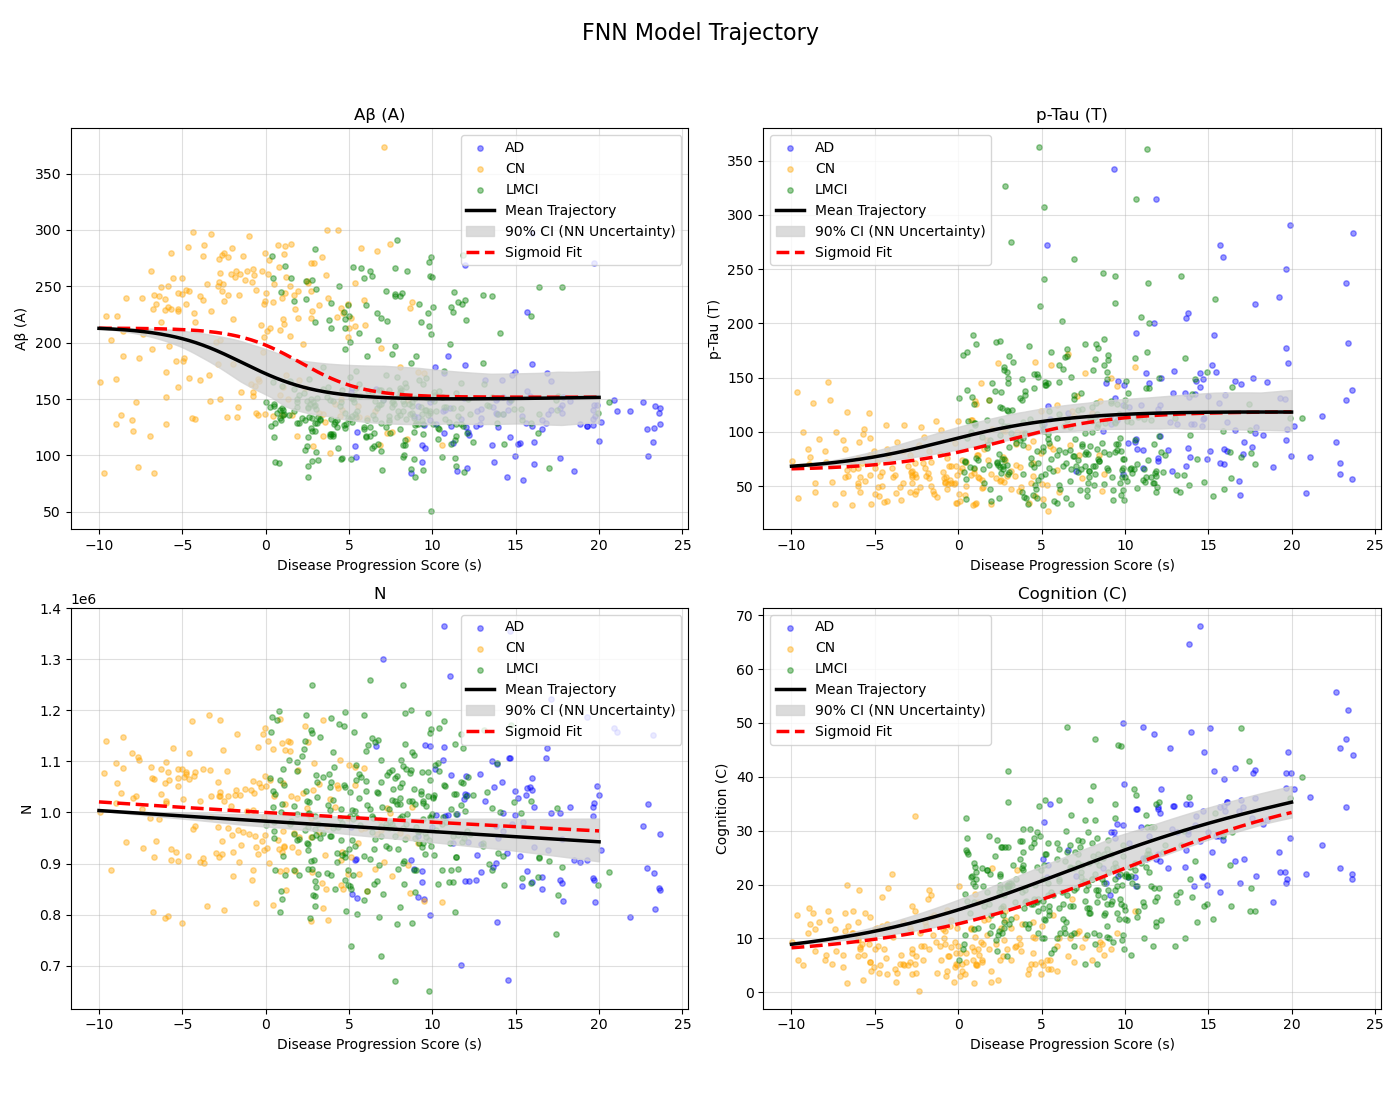

This figure's Python source:
import torch
import torch.nn as nn
import torch.optim as optim
import numpy as np
import matplotlib.pyplot as plt
from scipy.optimize import curve_fit
try:
    from torchdiffeq import odeint as torch_odeint
except ImportError:
    raise ImportError("請安裝 torchdiffeq 以運行此腳本: pip install torchdiffeq")
import pccmnn as pc # 確保 pccmnn.py 在您的工作目錄中

# --- 0. 數據加載和準備 ---
try:
    csf_dict = pc.load_data()
    stage_dict = pc.load_stage_dict()
    print(f"成功加載 {len(csf_dict)} 位患者的數據。")
except Exception as e:
    print(f"錯誤：無法加載數據，請確保 `pccmnn.py` 和相關數據文件存在。錯誤訊息: {e}")
    exit()

# 轉換數據格式以適應 PyTorch
patient_data = {}
for pid, sample in csf_dict.items():
    t = torch.from_numpy(sample[:, 0]).float()
    y = torch.from_numpy(sample[:, 1:5]).float()
    patient_data[pid] = {"t": t, "y": y, "y0": y[0].clone(), "stage": stage_dict.get(pid, 'Other')}

# --- 1. 加載DPS並準備訓練數據 ---
def load_dps_and_create_scatter(csf_dict, dps_path='dps.pth'):
    print(f"正在從 {dps_path} 加載 DPS 參數...")
    try:
        dps_params = torch.load(dps_path, weights_only=False)
    except FileNotFoundError:
        print(f"錯誤: 未找到 {dps_path}。請先運行 pretrain.py 生成此文件。")
        exit()

    all_s, all_y, all_stages = [], [], []
    for pid, sample in csf_dict.items():
        if pid in dps_params:
            stage = stage_dict.get(pid, 'Other')
            t, y = sample[:, 0], sample[:, 1:5]
            
            a = dps_params[pid]['a']
            b = dps_params[pid]['b']
            
            s = a * t + b
            all_s.append(s)
            all_y.append(y)
            all_stages.extend([stage] * len(t))
            
    print("成功使用加載的 DPS 參數生成散點數據。")
    return np.concatenate(all_s), np.concatenate(all_y), all_stages


# --- 2. Sigmoid 擬合函數 ---
def sigmoid(s, a, b, c, d):
    return a / (1.0 + np.exp(-b * (s - c))) + d

def fit_sigmoids(s_data, y_data):
    params = [curve_fit(sigmoid, s_data, y_data[:, k], maxfev=10000)[0] for k in range(4)]
    return np.array(params)

def get_sigmoid_derivatives(s_grid, params):
    y = np.zeros((len(s_grid), 4))
    dyds = np.zeros((len(s_grid), 4))
    for k in range(4):
        a, b, c, d = params[k]
        exp_term = np.exp(-b * (s_grid - c))
        y[:, k] = a / (1.0 + exp_term) + d
        dyds[:, k] = (a * b * exp_term) / ((1.0 + exp_term)**2)
    return y, dyds


# --- 3. FNN 模型定義與預訓練 ---
class FNN(nn.Module):
    def __init__(self, input_dim=4, hidden_dim=128, output_dim=4):
        super().__init__()
        self.net = nn.Sequential(
            nn.Linear(input_dim, hidden_dim),
            nn.ReLU(),
            nn.Linear(hidden_dim, hidden_dim),
            nn.ReLU(),
            nn.Linear(hidden_dim, hidden_dim),
            nn.ReLU(),
            nn.Linear(hidden_dim, output_dim),
            nn.Tanh(),
        )
        self.output_scaler = nn.Parameter(torch.tensor([0.1]), requires_grad=True)

    def forward(self, y):
        return self.net(y) * self.output_scaler


def pretrain_fnn_on_sigmoid(y_target, dyds_target, n_epochs=500, lr=1e-2):
    print("\n--- 階段一：在 Sigmoid 導數上預訓練 FNN (使用 L-BFGS) ---")
    model = FNN()
    optimizer = optim.LBFGS(model.parameters(), lr=lr, max_iter=20)
    criterion = nn.MSELoss()
    y_tensor = torch.tensor(y_target, dtype=torch.float32)
    dyds_tensor = torch.tensor(dyds_target, dtype=torch.float32)
    
    for epoch in range(n_epochs):
        def closure():
            optimizer.zero_grad()
            dyds_pred = model(y_tensor)
            loss = criterion(dyds_pred, dyds_tensor)
            loss.backward()
            return loss
        
        loss = optimizer.step(closure)
        
        if (epoch + 1) % 5 == 0:
            print(f"  Epoch [{epoch+1}/{n_epochs}], Loss: {loss.item():.8f}")
            
    model.eval()
    return model


# --- 4. 基於真實數據的 L-BFGS 微調 ---
class ODEModel(nn.Module):
    def __init__(self, fnn_model):
        super().__init__()
        self.fnn = fnn_model
    def forward(self, t, y):
        return self.fnn(y)

def calculate_loss(ode_model, patient_data, ab, pids, y0):
    all_s, all_y = [], []
    for pid in pids:
        dat = patient_data[pid]
        s_values = ab[pid]['a'] * dat['t'] + ab[pid]['b']
        all_s.append(s_values)
        all_y.append(dat['y'])
    
    s_global, y_global = torch.cat(all_s), torch.cat(all_y)
    s_sorted, sort_indices = torch.sort(s_global)
    y_sorted = y_global[sort_indices]
    
    try:
        y_pred = torch_odeint(ode_model, y0, s_sorted, method='dopri5', rtol=1e-4, atol=1e-5)
        loss = ((y_pred - y_sorted) ** 2).mean()
        return loss if torch.isfinite(loss) else torch.tensor(float('inf'))
    except Exception:
        return torch.tensor(float('inf'))

def train_fnn_on_data(initial_fnn, patient_data, y0, dps_path='dps.pth', n_epochs=10, lr=1e-6, max_iter_lbfgs=20):
    print("\n--- 在真實數據上使用 L-BFGS 訓練 FNN 和 DPS 參數 ---")
    ode_model = ODEModel(initial_fnn).train()
    
    dps_params_loaded = torch.load(dps_path, weights_only=False)
    ab = {}
    for pid, data in patient_data.items():
        if pid in dps_params_loaded:
            ab[pid] = {
                'a': nn.Parameter(torch.tensor(dps_params_loaded[pid]['a'], dtype=torch.float32)),
                'b': nn.Parameter(torch.tensor(dps_params_loaded[pid]['b'], dtype=torch.float32))
            }
    patient_pids = list(ab.keys())

    dps_params = [p for pid in patient_pids for p in ab[pid].values()]
    optimizer = optim.LBFGS(
        list(ode_model.parameters()) + dps_params,
        lr=lr, max_iter=max_iter_lbfgs, line_search_fn="strong_wolfe"
    )

    for epoch in range(n_epochs):
        def closure():
            optimizer.zero_grad()
            loss = calculate_loss(ode_model, patient_data, ab, patient_pids, y0)
            if torch.isfinite(loss):
                loss.backward()
            return loss
        
        loss = optimizer.step(closure)
        print(f"  Epoch [{epoch+1}/{n_epochs}], L-BFGS Loss: {loss.item():.8f}")

    ode_model.eval()
    return ode_model, ab

# --- 5. 繪圖與保存 ---

def plot_pretrain_results(s_pop, y_pop_orig, stages_pop, s_grid, sigmoid_params, pretrained_fnn, y0):
    print("\n正在生成預訓練結果圖...")

    # --- 準備繪圖數據 ---
    y_sigmoid_grid_norm, _ = get_sigmoid_derivatives(s_grid, sigmoid_params)
    y_sigmoid_grid_orig = pc.inv_nor(y_sigmoid_grid_norm)
    
    ode_model = ODEModel(pretrained_fnn).eval()
    with torch.no_grad():
        y_fnn_traj_norm = torch_odeint(ode_model, y0, torch.from_numpy(s_grid).float()).numpy()
    y_fnn_traj_orig = pc.inv_nor(y_fnn_traj_norm)

    # --- 繪圖 ---
    TITLES = ['Aβ (A)', 'p-Tau (T)', 'N', 'Cognition (C)']
    colors = {'CN': 'orange', 'LMCI': 'green', 'AD': 'blue', 'Other': 'grey'}
    fig, axes = plt.subplots(2, 2, figsize=(14, 11))
    axes = axes.flat
    
    for k in range(4):
        ax = axes[k]
        for stage in np.unique(stages_pop):
            mask = np.array(stages_pop) == stage
            ax.scatter(s_pop[mask], y_pop_orig[mask, k], s=15, alpha=0.4, c=colors[stage], label=f'{stage}')
        
        ax.plot(s_grid, y_sigmoid_grid_orig[:, k], 'r--', lw=2.5, label='Sigmoid Fit', zorder=3)
        ax.plot(s_grid, y_fnn_traj_orig[:, k], 'k-', lw=2.5, label='Pre-trained FNN Trajectory', zorder=4)
        
        ax.set_xlabel('Disease Progression Score (s)')
        ax.set_ylabel(TITLES[k])
        ax.legend()
        ax.grid(True, alpha=0.4)
        ax.set_title(TITLES[k])
    
    fig.suptitle('FNN Pre-training Result vs. Sigmoid Fit', fontsize=16)
    plt.tight_layout(rect=[0, 0.03, 1, 0.95])
    plt.show()


def plot_and_save(s_pop, y_pop_orig, stages_pop, s_grid, final_model, y0, sigmoid_params, model_save_path='fnn.pth'):
    print("\n正在生成最終對比圖並保存模型...")
    
    torch.save(final_model.state_dict(), model_save_path)
    print(f"模型已成功保存到 {model_save_path}")

    # --- 准备不确定性量化 ---
    n_samples = 100
    nn_sigma = 1e-2
    pred_trajectories = []
    s_grid_tensor = torch.from_numpy(s_grid).float()

    print(f"从神经网络参数的 N(μ, {nn_sigma**2}) 分布中采样 {n_samples} 次以进行不确定性量化...")
    for i in range(n_samples):
        temp_fnn = FNN()
        temp_fnn.load_state_dict(final_model.fnn.state_dict())
        temp_ode_model = ODEModel(temp_fnn).eval()

        with torch.no_grad():
            for param in temp_ode_model.fnn.net.parameters():
                noise = torch.randn_like(param) * nn_sigma
                param.add_(noise)
            
            pred = torch_odeint(temp_ode_model, y0, s_grid_tensor, method='dopri5', rtol=1e-4, atol=1e-5)
            pred_trajectories.append(pred.numpy())

    # --- 数据后处理 ---
    pred_trajectories = np.array(pred_trajectories)
    mean_pred_norm = np.mean(pred_trajectories, axis=0)
    ci_norm = np.percentile(pred_trajectories, [5, 95], axis=0)

    mean_pred_orig = pc.inv_nor(mean_pred_norm)
    ci_orig = pc.inv_nor(ci_norm)
    
    # Sigmoid curve
    y_sigmoid_grid_norm, _ = get_sigmoid_derivatives(s_grid, sigmoid_params)
    y_sigmoid_grid_orig = pc.inv_nor(y_sigmoid_grid_norm)

    # --- 繪圖 ---
    print("正在生成最终图表...")
    TITLES = ['Aβ (A)', 'p-Tau (T)', 'N', 'Cognition (C)']
    colors = {'CN': 'orange', 'LMCI': 'green', 'AD': 'blue', 'Other': 'grey'}
    fig, axes = plt.subplots(2, 2, figsize=(14, 11))
    axes = axes.flat
    
    for k in range(4):
        ax = axes[k]
        for stage in np.unique(stages_pop):
            mask = np.array(stages_pop) == stage
            ax.scatter(s_pop[mask], y_pop_orig[mask, k], s=15, alpha=0.4, c=colors[stage], label=f'{stage}')
        
        ax.plot(s_grid, mean_pred_orig[:, k], 'k-', lw=2.5, label='Mean Trajectory', zorder=4)
        ax.fill_between(s_grid, ci_orig[0, :, k], ci_orig[1, :, k], color='lightgrey', alpha=0.8, label='90% CI (NN Uncertainty)', zorder=1)
        ax.plot(s_grid, y_sigmoid_grid_orig[:, k], 'r--', lw=2.5, label='Sigmoid Fit', zorder=3)

        ax.set_xlabel('Disease Progression Score (s)')
        ax.set_ylabel(TITLES[k])
        ax.legend()
        ax.grid(True, alpha=0.4)
        ax.set_title(TITLES[k])
    
    fig.suptitle('FNN Model Trajectory', fontsize=16)
    plt.tight_layout(rect=[0, 0.03, 1, 0.95])
    plt.savefig('fnn.png')
    plt.show()


if __name__ == '__main__':
    # --- 執行 Pipeline ---
    # 1. 準備數據
    s_pop_np, y_pop_norm_np, stages_pop_np = load_dps_and_create_scatter(csf_dict, dps_path='dps.pth')
    
    y_pop_orig = pc.inv_nor(y_pop_norm_np)

    cn_y0s = [dat['y0'] for pid, dat in patient_data.items() if dat['stage'] == 'CN']
    y0_cn_avg = torch.stack(cn_y0s).mean(dim=0) if cn_y0s else torch.tensor([0.1, 0, 0, 0])
    print(f"使用CN群體的平均初始值: {y0_cn_avg.numpy()}")

    # 2. 階段一：預訓練 FNN
    s_grid_np_pretrain = np.linspace(-10, 20, 500)
    sigmoid_p = fit_sigmoids(s_pop_np, y_pop_norm_np)
    y_sigmoid_norm, dyds_sigmoid_norm = get_sigmoid_derivatives(s_grid_np_pretrain, sigmoid_p)
    fnn_pretrained = pretrain_fnn_on_sigmoid(y_sigmoid_norm, dyds_sigmoid_norm)
    
    # 3. 繪製預訓練結果
    plot_pretrain_results(s_pop_np, y_pop_orig, stages_pop_np, s_grid_np_pretrain, sigmoid_p, fnn_pretrained, y0_cn_avg)
    
    # 4. 階段二：在真實數據上微調模型
    print("\n--- 階段二：在真實數據上使用 L-BFGS 微調 FNN 和 DPS 參數 ---")
    final_ode_model, final_ab = train_fnn_on_data(fnn_pretrained, patient_data, y0_cn_avg, dps_path='dps.pth')

    # 5. 繪圖與保存最終結果
    s_grid_np_final = np.linspace(-10, 20, 300)
    plot_and_save(s_pop_np, y_pop_orig, stages_pop_np, s_grid_np_final, final_ode_model, y0_cn_avg, sigmoid_p)
    
    print("\n完整流程執行完畢。")
